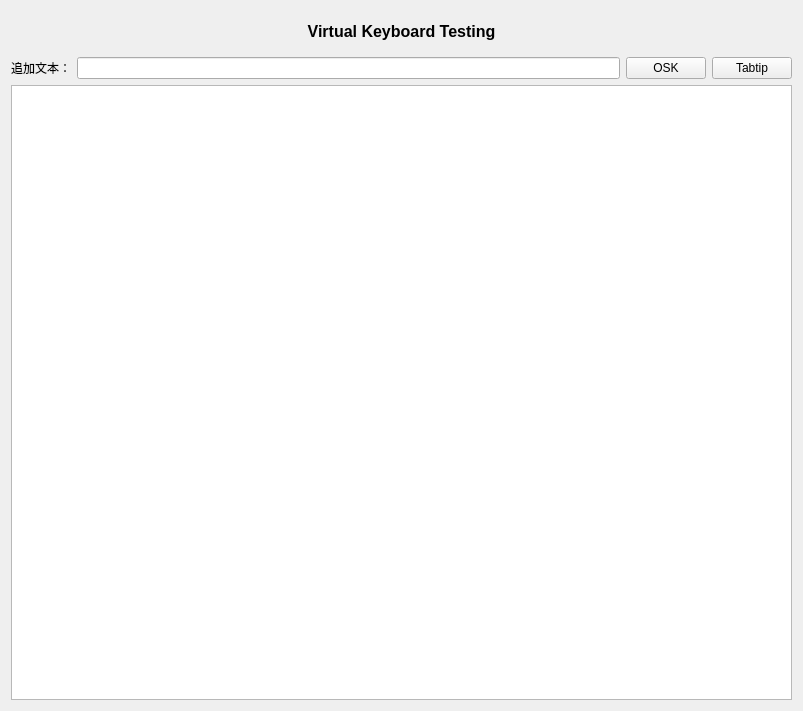
<?xml version="1.0" encoding="UTF-8"?>
<ui version="4.0">
 <class>MiscellaneousQVirtualKeyboard</class>
 <widget class="MiscellaneousBase" name="MiscellaneousQVirtualKeyboard">
  <property name="geometry">
   <rect>
    <x>0</x>
    <y>0</y>
    <width>803</width>
    <height>711</height>
   </rect>
  </property>
  <property name="windowTitle">
   <string>MiscellaneousCustomTextEdit</string>
  </property>
  <layout class="QVBoxLayout" name="verticalLayout">
   <item>
    <layout class="QHBoxLayout" name="horizontalLayout_2">
     <item>
      <widget class="QLabel" name="lbTitle">
       <property name="minimumSize">
        <size>
         <width>0</width>
         <height>40</height>
        </size>
       </property>
       <property name="font">
        <font>
         <pointsize>12</pointsize>
         <weight>75</weight>
         <bold>true</bold>
        </font>
       </property>
       <property name="text">
        <string>Virtual Keyboard Testing</string>
       </property>
       <property name="alignment">
        <set>Qt::AlignCenter</set>
       </property>
      </widget>
     </item>
    </layout>
   </item>
   <item>
    <layout class="QHBoxLayout" name="horizontalLayout_3">
     <property name="spacing">
      <number>6</number>
     </property>
     <property name="leftMargin">
      <number>0</number>
     </property>
     <item>
      <widget class="QLabel" name="lbSingleLine">
       <property name="text">
        <string>追加文本：</string>
       </property>
      </widget>
     </item>
     <item>
      <widget class="QLineEdit" name="leSingleLine"/>
     </item>
     <item>
      <widget class="QPushButton" name="btnOSK">
       <property name="text">
        <string>OSK</string>
       </property>
      </widget>
     </item>
     <item>
      <widget class="QPushButton" name="btnTabtip">
       <property name="text">
        <string>Tabtip</string>
       </property>
      </widget>
     </item>
    </layout>
   </item>
   <item>
    <layout class="QHBoxLayout" name="horizontalLayout">
     <item>
      <widget class="QTextEdit" name="teRichText"/>
     </item>
    </layout>
   </item>
  </layout>
 </widget>
 <layoutdefault spacing="6" margin="11"/>
 <customwidgets>
  <customwidget>
   <class>MiscellaneousBase</class>
   <extends>QWidget</extends>
   <header>miscellaneousbase.h</header>
   <container>1</container>
  </customwidget>
 </customwidgets>
 <resources/>
 <connections/>
</ui>
